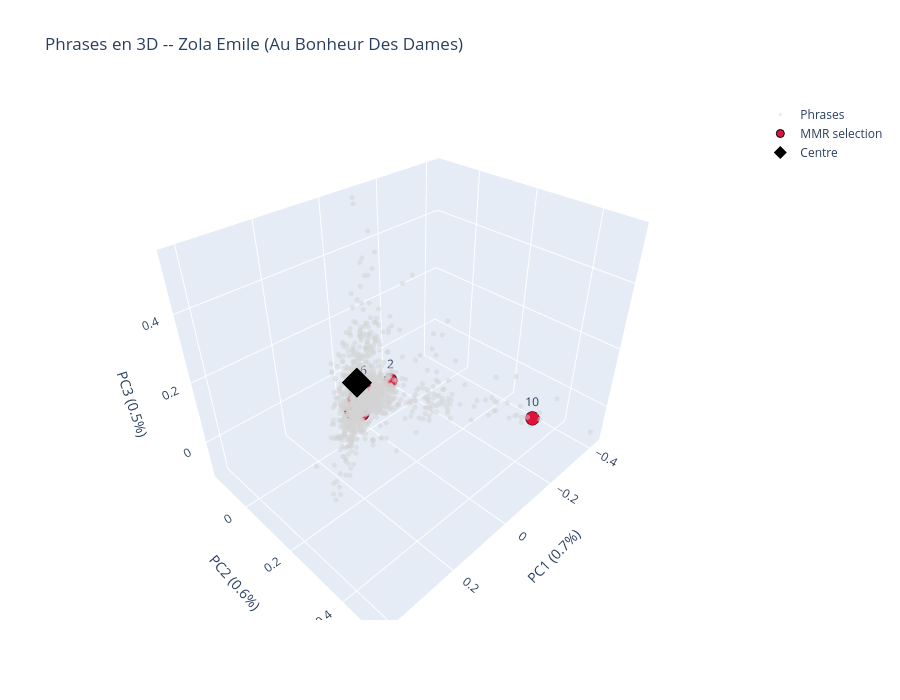

The notebook cell saved with this chart:
### Markdown cell above
## Visualisation 3D autonome (HTML)

Comme la PCA 2D ne capture qu'une fraction de la variance, on exporte une vue Plotly 3D interactive en HTML autonome (a ouvrir dans le navigateur).

### Code cell
import plotly.graph_objects as go

pca3 = PCA(n_components=3, random_state=0)
phrases_3d = pca3.fit_transform(vec)
centre_3d = pca3.transform(centre[np.newaxis, :])[0]

textes_courts = [
    p["texte"][:120] + ("..." if len(p["texte"]) > 120 else "")
    for p in phrases
]

fig3d = go.Figure()
fig3d.add_trace(go.Scatter3d(
    x=phrases_3d[:, 0], y=phrases_3d[:, 1], z=phrases_3d[:, 2],
    mode="markers",
    marker=dict(size=3, color="lightgray", opacity=0.5),
    name="Phrases",
    text=textes_courts, hoverinfo="text",
))
fig3d.add_trace(go.Scatter3d(
    x=phrases_3d[indices_default, 0],
    y=phrases_3d[indices_default, 1],
    z=phrases_3d[indices_default, 2],
    mode="markers+text",
    marker=dict(size=8, color="crimson", line=dict(color="black", width=1)),
    text=[str(r) for r in range(1, len(indices_default) + 1)],
    textposition="top center",
    name="MMR selection",
    hovertext=[textes_courts[i] for i in indices_default],
    hoverinfo="text",
))
fig3d.add_trace(go.Scatter3d(
    x=[centre_3d[0]], y=[centre_3d[1]], z=[centre_3d[2]],
    mode="markers", marker=dict(size=10, color="black", symbol="diamond"),
    name="Centre", hovertext=["Centre du livre"], hoverinfo="text",
))
fig3d.update_layout(
    title=f"Phrases en 3D -- {livre['auteur']} ({livre['livre']})",
    scene=dict(
        xaxis_title=f"PC1 ({pca3.explained_variance_ratio_[0]:.1%})",
        yaxis_title=f"PC2 ({pca3.explained_variance_ratio_[1]:.1%})",
        zaxis_title=f"PC3 ({pca3.explained_variance_ratio_[2]:.1%})",
    ),
    width=900, height=700,
)
fig3d.write_html(CFG["figures_dir"] / "mmr_phrases_3d.html")
print(f"HTML autonome ecrit : {CFG['figures_dir'] / 'mmr_phrases_3d.html'}")
fig3d.show()

### Figure 1 — Plotly figure (JSON) as saved in the notebook; plotly's stock layout.template omitted (floating-point values rounded to 4 significant figures; data arrays with more than 128 entries replaced by an {"elided": "..."} marker saying what was removed)
{"data": [{"hoverinfo": "text", "marker": {"color": "lightgray", "opacity": 0.5, "size": 3}, "mode": "markers", "name": "Phrases", "text": {"elided": "1667 str values"}, "type": "scatter3d", "x": {"elided": "1667 float values"}, "y": {"elided": "1667 float values"}, "z": {"elided": "1667 float values"}}, {"hoverinfo": "text", "hovertext": ["Elle seule continuait à approuver la seconde de résister à Mouret, hochant la tête, n'avouant pas l'enfant qu'elle avait...", "et, partout, rangées symétriquement, bariolant les murs de rouge, de vert et de jaune, elles semblaient de grandes lante...", "Il se nommait Hutin, était le fils d'un cafetier d'Yvetot, et avait su, en dix-huit mois, devenir un des premiers vendeu...", "Il en gardait une rancune, il voyait en Robineau l'instrument d'une bataille décisive, livrée à ces bazars des nouveauté...", "Cependant, Denise s'approcha, attirée par la pitié active, qui la faisait se mêler de tous les accidents, des chiens écr...", "En vain, il battait la maison: l'idée fixe restait enfoncée entre ses deux yeux, et à mesure que sa puissance se déroula...", "Gaujean accourut de Lyon, il y eut des conciliabules effarés, on finit par prendre une résolution héroïque: la soie sera...", "et, comme ces demoiselles du rayon l'empêchaient de vendre, elle arrivait tout juste à payer la pension de Pépé, grâce a...", "et encore, les rayons des confections et de la lingerie, installés côte à côte, se trouvant en guerre ouverte, la sympat...", "Le blanc défilait: le blanc de coton, les madapolams, les basins, les piqués, les calicots: le blanc de fil, les nansouk..."], "marker": {"color": "crimson", "line": {"color": "black", "width": 1}, "size": 8}, "mode": "markers+text", "name": "MMR selection", "text": ["1", "2", "3", "4", "5", "6", "7", "8", "9", "10"], "textposition": "top center", "type": "scatter3d", "x": [0.03948, -0.08657, 0.02382, 0.01119, 0.01392, -0.01011, 0.01348, 0.01226, 0.019, -0.3232], "y": [-0.03652, 0.001435, -0.05754, -0.05014, -0.02849, -0.03345, -0.01834, -0.03899, -0.04501, 0.3621], "z": [-0.05831, 0.01226, -0.08043, -0.02574, -0.04842, 0.01183, -0.07017, -0.05557, -0.03068, -0.06214]}, {"hoverinfo": "text", "hovertext": ["Centre du livre"], "marker": {"color": "black", "size": 10, "symbol": "diamond"}, "mode": "markers", "name": "Centre", "type": "scatter3d", "x": [0.1072], "y": [0.08234], "z": [0.1523]}], "layout": {"height": 700, "scene": {"xaxis": {"title": {"text": "PC1 (0.7%)"}}, "yaxis": {"title": {"text": "PC2 (0.6%)"}}, "zaxis": {"title": {"text": "PC3 (0.5%)"}}}, "title": {"text": "Phrases en 3D -- Zola Emile (Au Bonheur Des Dames)"}, "width": 900}}
